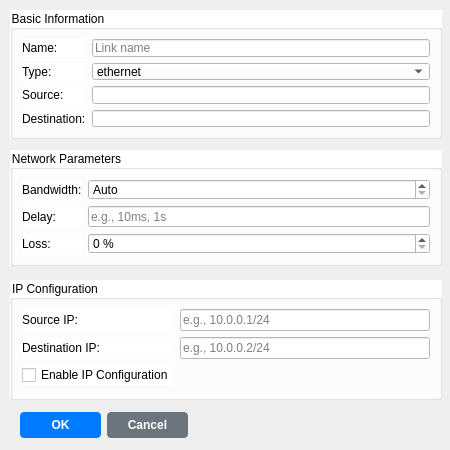
<?xml version="1.0" encoding="UTF-8"?>
<ui version="4.0">
 <class>MainWindow</class>
 <widget class="QMainWindow" name="MainWindow">
  <property name="geometry">
   <rect>
    <x>0</x>
    <y>0</y>
    <width>450</width>
    <height>450</height>
   </rect>
  </property>
  <property name="windowTitle">
   <string>MainWindow</string>
  </property>
  <widget class="QWidget" name="centralwidget">
   <widget class="QGroupBox" name="groupBox_basic">
    <property name="geometry">
     <rect>
      <x>10</x>
      <y>10</y>
      <width>432</width>
      <height>129</height>
     </rect>
    </property>
    <property name="styleSheet">
     <string notr="true">background-color: rgb(255, 255, 255);</string>
    </property>
    <property name="title">
     <string>Basic Information</string>
    </property>
    <layout class="QGridLayout" name="gridLayout_basic">
     <item row="0" column="1">
      <widget class="QLineEdit" name="lineEdit_name">
       <property name="styleSheet">
        <string notr="true">background-color: rgb(255, 255, 255);</string>
       </property>
       <property name="placeholderText">
        <string>Link name</string>
       </property>
      </widget>
     </item>
     <item row="0" column="0">
      <widget class="QLabel" name="label_name">
       <property name="text">
        <string>Name:</string>
       </property>
      </widget>
     </item>
     <item row="1" column="1">
      <widget class="QComboBox" name="comboBox_type">
       <property name="styleSheet">
        <string notr="true">background-color: rgb(255, 255, 255);</string>
       </property>
       <item>
        <property name="text">
         <string>ethernet</string>
        </property>
       </item>
       <item>
        <property name="text">
         <string>wifi</string>
        </property>
       </item>
      </widget>
     </item>
     <item row="3" column="1">
      <widget class="QLineEdit" name="lineEdit_destination">
       <property name="styleSheet">
        <string notr="true">background-color: rgb(255, 255, 255);</string>
       </property>
       <property name="readOnly">
        <bool>true</bool>
       </property>
      </widget>
     </item>
     <item row="2" column="1">
      <widget class="QLineEdit" name="lineEdit_source">
       <property name="styleSheet">
        <string notr="true">background-color: rgb(255, 255, 255);</string>
       </property>
       <property name="readOnly">
        <bool>true</bool>
       </property>
      </widget>
     </item>
     <item row="1" column="0">
      <widget class="QLabel" name="label_type">
       <property name="text">
        <string>Type:</string>
       </property>
      </widget>
     </item>
     <item row="2" column="0">
      <widget class="QLabel" name="label_source">
       <property name="text">
        <string>Source:</string>
       </property>
      </widget>
     </item>
     <item row="3" column="0">
      <widget class="QLabel" name="label_destination">
       <property name="text">
        <string>Destination:</string>
       </property>
      </widget>
     </item>
    </layout>
   </widget>
   <widget class="QGroupBox" name="groupBox_parameters">
    <property name="geometry">
     <rect>
      <x>10</x>
      <y>150</y>
      <width>432</width>
      <height>116</height>
     </rect>
    </property>
    <property name="styleSheet">
     <string notr="true">background-color: rgb(255, 255, 255);</string>
    </property>
    <property name="title">
     <string>Network Parameters</string>
    </property>
    <layout class="QGridLayout" name="gridLayout_parameters">
     <item row="0" column="0">
      <widget class="QLabel" name="label_bandwidth">
       <property name="text">
        <string>Bandwidth:</string>
       </property>
      </widget>
     </item>
     <item row="0" column="1">
      <widget class="QSpinBox" name="spinBox_bandwidth">
       <property name="styleSheet">
        <string notr="true">background-color: rgb(255, 255, 255);</string>
       </property>
       <property name="specialValueText">
        <string>Auto</string>
       </property>
       <property name="suffix">
        <string> Mbps</string>
       </property>
       <property name="minimum">
        <number>0</number>
       </property>
       <property name="maximum">
        <number>10000</number>
       </property>
       <property name="value">
        <number>0</number>
       </property>
      </widget>
     </item>
     <item row="1" column="0">
      <widget class="QLabel" name="label_delay">
       <property name="text">
        <string>Delay:</string>
       </property>
      </widget>
     </item>
     <item row="1" column="1">
      <widget class="QLineEdit" name="lineEdit_delay">
       <property name="styleSheet">
        <string notr="true">background-color: rgb(255, 255, 255);</string>
       </property>
       <property name="placeholderText">
        <string>e.g., 10ms, 1s</string>
       </property>
      </widget>
     </item>
     <item row="2" column="0">
      <widget class="QLabel" name="label_loss">
       <property name="text">
        <string>Loss:</string>
       </property>
      </widget>
     </item>
     <item row="2" column="1">
      <widget class="QSpinBox" name="spinBox_loss">
       <property name="styleSheet">
        <string notr="true">background-color: rgb(255, 255, 255);</string>
       </property>
       <property name="inputMethodHints">
        <set>Qt::ImhFormattedNumbersOnly</set>
       </property>
       <property name="suffix">
        <string> %</string>
       </property>
       <property name="prefix">
        <string/>
       </property>
      </widget>
     </item>
    </layout>
   </widget>
   <widget class="QGroupBox" name="groupBox_ip">
    <property name="geometry">
     <rect>
      <x>10</x>
      <y>280</y>
      <width>432</width>
      <height>120</height>
     </rect>
    </property>
    <property name="styleSheet">
     <string notr="true">background-color: rgb(255, 255, 255);</string>
    </property>
    <property name="title">
     <string>IP Configuration</string>
    </property>
    <layout class="QGridLayout" name="gridLayout_ip">
     <item row="0" column="0">
      <widget class="QLabel" name="label_source_ip">
       <property name="text">
        <string>Source IP:</string>
       </property>
      </widget>
     </item>
     <item row="0" column="1">
      <widget class="QLineEdit" name="lineEdit_source_ip">
       <property name="styleSheet">
        <string notr="true">background-color: rgb(255, 255, 255);</string>
       </property>
       <property name="placeholderText">
        <string>e.g., 10.0.0.1/24</string>
       </property>
      </widget>
     </item>
     <item row="1" column="0">
      <widget class="QLabel" name="label_dest_ip">
       <property name="text">
        <string>Destination IP:</string>
       </property>
      </widget>
     </item>
     <item row="1" column="1">
      <widget class="QLineEdit" name="lineEdit_dest_ip">
       <property name="styleSheet">
        <string notr="true">background-color: rgb(255, 255, 255);</string>
       </property>
       <property name="placeholderText">
        <string>e.g., 10.0.0.2/24</string>
       </property>
      </widget>
     </item>
     <item row="2" column="0">
      <widget class="QCheckBox" name="checkBox_enable_ip">
       <property name="text">
        <string>Enable IP Configuration</string>
       </property>
      </widget>
     </item>
    </layout>
   </widget>
   <widget class="QWidget" name="gridLayoutWidget">
    <property name="geometry">
     <rect>
      <x>20</x>
      <y>410</y>
      <width>168</width>
      <height>31</height>
     </rect>
    </property>
    <layout class="QGridLayout" name="gridLayout">
     <item row="0" column="0">
      <widget class="QPushButton" name="pushButton_ok">
       <property name="styleSheet">
        <string notr="true">
         QPushButton {
          background-color: rgb(0, 123, 255);
          color: white;
          border: none;
          padding: 6px 12px;
          border-radius: 4px;
          font-weight: bold;
         }
         QPushButton:hover {
          background-color: rgb(0, 105, 217);
         }
         QPushButton:pressed {
          background-color: rgb(0, 86, 179);
         }
        </string>
       </property>
       <property name="text">
        <string>OK</string>
       </property>
      </widget>
     </item>
     <item row="0" column="1">
      <widget class="QPushButton" name="pushButton_cancel">
       <property name="styleSheet">
        <string notr="true">
         QPushButton {
          background-color: rgb(108, 117, 125);
          color: white;
          border: none;
          padding: 6px 12px;
          border-radius: 4px;
          font-weight: bold;
         }
         QPushButton:hover {
          background-color: rgb(90, 98, 104);
         }
         QPushButton:pressed {
          background-color: rgb(73, 80, 87);
         }
        </string>
       </property>
       <property name="text">
        <string>Cancel</string>
       </property>
      </widget>
     </item>
    </layout>
   </widget>
  </widget>
 </widget>
 <resources/>
 <connections/>
</ui>
